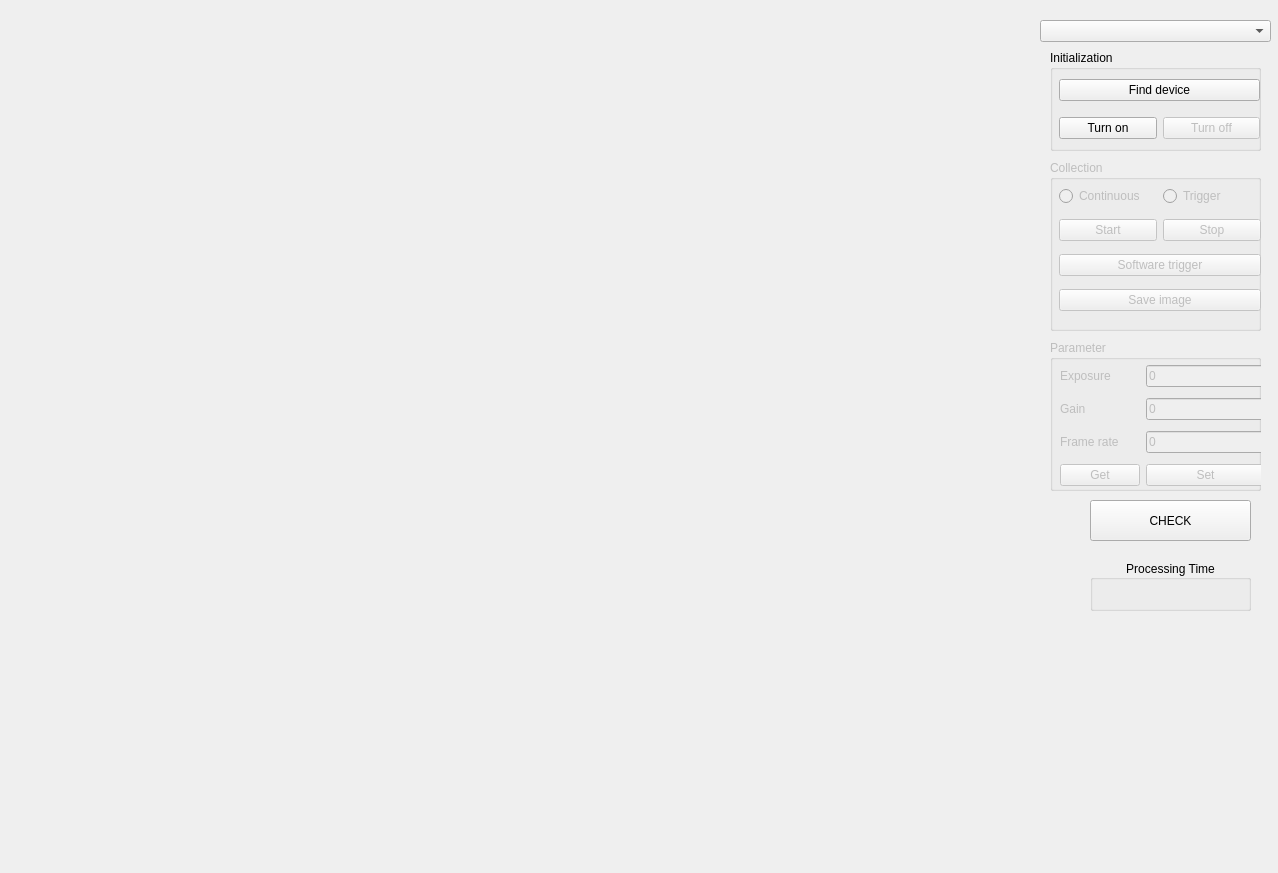
<?xml version="1.0" encoding="UTF-8"?>
<ui version="4.0">
 <class>Bearing</class>
 <widget class="QMainWindow" name="Bearing">
  <property name="geometry">
   <rect>
    <x>0</x>
    <y>0</y>
    <width>1278</width>
    <height>873</height>
   </rect>
  </property>
  <property name="contextMenuPolicy">
   <enum>Qt::CustomContextMenu</enum>
  </property>
  <property name="windowTitle">
   <string>Revive</string>
  </property>
  <property name="windowIcon">
   <iconset>
    <normaloff>THADOSOFT.ico</normaloff>THADOSOFT.ico</iconset>
  </property>
  <widget class="QWidget" name="centralwidget">
   <widget class="QLabel" name="raw">
    <property name="geometry">
     <rect>
      <x>10</x>
      <y>20</y>
      <width>1011</width>
      <height>841</height>
     </rect>
    </property>
    <property name="text">
     <string/>
    </property>
   </widget>
   <widget class="QPushButton" name="checkbtn">
    <property name="geometry">
     <rect>
      <x>1090</x>
      <y>500</y>
      <width>161</width>
      <height>41</height>
     </rect>
    </property>
    <property name="text">
     <string>CHECK</string>
    </property>
   </widget>
   <widget class="QGroupBox" name="groupBox_2">
    <property name="geometry">
     <rect>
      <x>1090</x>
      <y>560</y>
      <width>161</width>
      <height>51</height>
     </rect>
    </property>
    <property name="title">
     <string>Processing Time</string>
    </property>
    <property name="alignment">
     <set>Qt::AlignCenter</set>
    </property>
    <widget class="QLabel" name="procTime">
     <property name="geometry">
      <rect>
       <x>10</x>
       <y>20</y>
       <width>141</width>
       <height>21</height>
      </rect>
     </property>
     <property name="text">
      <string/>
     </property>
     <property name="alignment">
      <set>Qt::AlignCenter</set>
     </property>
    </widget>
   </widget>
   <widget class="QGroupBox" name="groupInit">
    <property name="geometry">
     <rect>
      <x>1050</x>
      <y>50</y>
      <width>211</width>
      <height>101</height>
     </rect>
    </property>
    <property name="title">
     <string>Initialization</string>
    </property>
    <widget class="QWidget" name="gridLayoutWidget_2">
     <property name="geometry">
      <rect>
       <x>9</x>
       <y>19</y>
       <width>201</width>
       <height>81</height>
      </rect>
     </property>
     <layout class="QGridLayout" name="gridLayout_2">
      <item row="2" column="2">
       <widget class="QPushButton" name="bnClose">
        <property name="enabled">
         <bool>false</bool>
        </property>
        <property name="text">
         <string>Turn off</string>
        </property>
       </widget>
      </item>
      <item row="2" column="1">
       <widget class="QPushButton" name="bnOpen">
        <property name="text">
         <string>Turn on</string>
        </property>
       </widget>
      </item>
      <item row="1" column="1" colspan="2">
       <widget class="QPushButton" name="bnEnum">
        <property name="text">
         <string>Find device</string>
        </property>
       </widget>
      </item>
     </layout>
    </widget>
   </widget>
   <widget class="QGroupBox" name="groupGrab">
    <property name="enabled">
     <bool>false</bool>
    </property>
    <property name="geometry">
     <rect>
      <x>1050</x>
      <y>160</y>
      <width>211</width>
      <height>171</height>
     </rect>
    </property>
    <property name="title">
     <string>Collection</string>
    </property>
    <widget class="QWidget" name="gridLayoutWidget_3">
     <property name="geometry">
      <rect>
       <x>9</x>
       <y>19</y>
       <width>202</width>
       <height>141</height>
      </rect>
     </property>
     <layout class="QGridLayout" name="gridLayout_3">
      <item row="4" column="0" colspan="2">
       <widget class="QPushButton" name="bnSaveImage">
        <property name="enabled">
         <bool>false</bool>
        </property>
        <property name="text">
         <string>Save image</string>
        </property>
       </widget>
      </item>
      <item row="0" column="0">
       <widget class="QRadioButton" name="radioContinueMode">
        <property name="text">
         <string>Continuous </string>
        </property>
       </widget>
      </item>
      <item row="0" column="1">
       <widget class="QRadioButton" name="radioTriggerMode">
        <property name="text">
         <string>Trigger</string>
        </property>
       </widget>
      </item>
      <item row="2" column="1">
       <widget class="QPushButton" name="bnStop">
        <property name="enabled">
         <bool>false</bool>
        </property>
        <property name="text">
         <string>Stop</string>
        </property>
       </widget>
      </item>
      <item row="2" column="0">
       <widget class="QPushButton" name="bnStart">
        <property name="enabled">
         <bool>false</bool>
        </property>
        <property name="text">
         <string>Start</string>
        </property>
       </widget>
      </item>
      <item row="3" column="0" colspan="2">
       <widget class="QPushButton" name="bnSoftwareTrigger">
        <property name="enabled">
         <bool>false</bool>
        </property>
        <property name="text">
         <string>Software trigger</string>
        </property>
       </widget>
      </item>
     </layout>
    </widget>
   </widget>
   <widget class="QGroupBox" name="groupParam">
    <property name="enabled">
     <bool>false</bool>
    </property>
    <property name="geometry">
     <rect>
      <x>1050</x>
      <y>340</y>
      <width>211</width>
      <height>151</height>
     </rect>
    </property>
    <property name="title">
     <string>Parameter</string>
    </property>
    <widget class="QWidget" name="gridLayoutWidget_4">
     <property name="geometry">
      <rect>
       <x>10</x>
       <y>20</y>
       <width>205</width>
       <height>131</height>
      </rect>
     </property>
     <layout class="QGridLayout" name="gridLayoutParam" columnstretch="2,3">
      <item row="3" column="0">
       <widget class="QLabel" name="label_6">
        <property name="text">
         <string>Frame rate</string>
        </property>
       </widget>
      </item>
      <item row="1" column="1">
       <widget class="QLineEdit" name="edtGain">
        <property name="text">
         <string>0</string>
        </property>
       </widget>
      </item>
      <item row="1" column="0">
       <widget class="QLabel" name="label_7">
        <property name="text">
         <string>Gain</string>
        </property>
       </widget>
      </item>
      <item row="0" column="0">
       <widget class="QLabel" name="label_8">
        <property name="text">
         <string>Exposure</string>
        </property>
       </widget>
      </item>
      <item row="0" column="1">
       <widget class="QLineEdit" name="edtExposureTime">
        <property name="text">
         <string>0</string>
        </property>
       </widget>
      </item>
      <item row="4" column="0">
       <widget class="QPushButton" name="bnGetParam">
        <property name="text">
         <string>Get</string>
        </property>
       </widget>
      </item>
      <item row="4" column="1">
       <widget class="QPushButton" name="bnSetParam">
        <property name="text">
         <string>Set</string>
        </property>
       </widget>
      </item>
      <item row="3" column="1">
       <widget class="QLineEdit" name="edtFrameRate">
        <property name="text">
         <string>0</string>
        </property>
       </widget>
      </item>
     </layout>
    </widget>
   </widget>
   <widget class="QComboBox" name="ComboDevices">
    <property name="geometry">
     <rect>
      <x>1040</x>
      <y>20</y>
      <width>231</width>
      <height>22</height>
     </rect>
    </property>
   </widget>
  </widget>
 </widget>
 <resources/>
 <connections/>
</ui>
